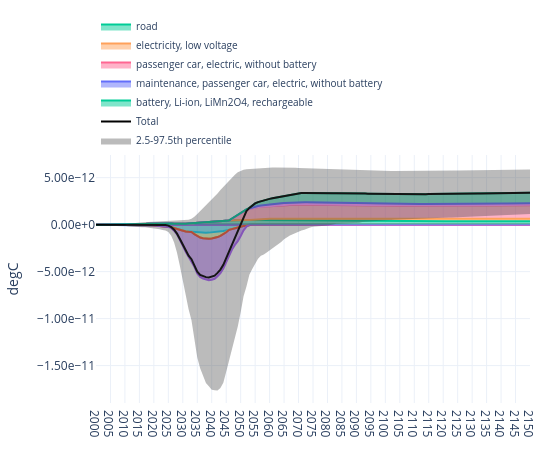

Source (notebook cell):
### Code cell
plot_temp(
    trails_gwp,
    by="root activity",
    title="BEV temperature anomaly by root activity",
    method_label="degC",
    year_range=(2000, 2150),
)

### Figure 1 — Plotly figure (JSON) as saved in the notebook; plotly's stock layout.template omitted (floating-point values rounded to 4 significant figures; data arrays with more than 128 entries replaced by an {"elided": "..."} marker saying what was removed)
{"data": [{"hoverinfo": "skip", "legendgroup": "root::322", "meta": "tyre wear emissions, passenger car", "mode": "lines", "name": "tyre wear emissions, passenger car", "showlegend": false, "stackgroup": "negative", "type": "scatter", "x": {"elided": "151 int values"}, "y": {"elided": "151 float values"}}, {"hoverinfo": "skip", "legendgroup": "root::3750", "meta": "brake wear emissions, passenger car", "mode": "lines", "name": "brake wear emissions, passenger car", "showlegend": false, "stackgroup": "negative", "type": "scatter", "x": {"elided": "151 int values"}, "y": {"elided": "151 float values"}}, {"hovertemplate": "<b>%{meta}</b><br>Year: %{x}<br>degC: %{y:.6g}<extra></extra>", "legendgroup": "root::5615", "meta": "road", "mode": "lines", "name": "road", "showlegend": true, "stackgroup": "positive", "type": "scatter", "x": {"elided": "151 int values"}, "y": {"elided": "151 float values"}}, {"hovertemplate": "<b>%{meta}</b><br>Year: %{x}<br>degC: %{y:.6g}<extra></extra>", "legendgroup": "root::5615", "meta": "road", "mode": "lines", "name": "road", "showlegend": false, "stackgroup": "negative", "type": "scatter", "x": {"elided": "151 int values"}, "y": {"elided": "151 float values"}}, {"hovertemplate": "<b>%{meta}</b><br>Year: %{x}<br>degC: %{y:.6g}<extra></extra>", "legendgroup": "root::7819", "meta": "electricity, low voltage", "mode": "lines", "name": "electricity, low voltage", "showlegend": true, "stackgroup": "positive", "type": "scatter", "x": {"elided": "151 int values"}, "y": {"elided": "151 float values"}}, {"hovertemplate": "<b>%{meta}</b><br>Year: %{x}<br>degC: %{y:.6g}<extra></extra>", "legendgroup": "root::7819", "meta": "electricity, low voltage", "mode": "lines", "name": "electricity, low voltage", "showlegend": false, "stackgroup": "negative", "type": "scatter", "x": {"elided": "151 int values"}, "y": {"elided": "151 float values"}}, {"hovertemplate": "<b>%{meta}</b><br>Year: %{x}<br>degC: %{y:.6g}<extra></extra>", "legendgroup": "root::12988", "meta": "passenger car, electric, without battery", "mode": "lines", "name": "passenger car, electric, without battery", "showlegend": true, "stackgroup": "positive", "type": "scatter", "x": {"elided": "151 int values"}, "y": {"elided": "151 float values"}}, {"hovertemplate": "<b>%{meta}</b><br>Year: %{x}<br>degC: %{y:.6g}<extra></extra>", "legendgroup": "root::12988", "meta": "passenger car, electric, without battery", "mode": "lines", "name": "passenger car, electric, without battery", "showlegend": false, "stackgroup": "negative", "type": "scatter", "x": {"elided": "151 int values"}, "y": {"elided": "151 float values"}}, {"hoverinfo": "skip", "legendgroup": "root::13289", "meta": "used Li-ion battery", "mode": "lines", "name": "used Li-ion battery", "showlegend": false, "stackgroup": "positive", "type": "scatter", "x": {"elided": "151 int values"}, "y": {"elided": "151 float values"}}, {"hoverinfo": "skip", "legendgroup": "root::13289", "meta": "used Li-ion battery", "mode": "lines", "name": "used Li-ion battery", "showlegend": false, "stackgroup": "negative", "type": "scatter", "x": {"elided": "151 int values"}, "y": {"elided": "151 float values"}}, {"hovertemplate": "<b>%{meta}</b><br>Year: %{x}<br>degC: %{y:.6g}<extra></extra>", "legendgroup": "root::17065", "meta": "maintenance, passenger car, electric, without<br>battery", "mode": "lines", "name": "maintenance, passenger car, electric, without battery", "showlegend": true, "stackgroup": "positive", "type": "scatter", "x": {"elided": "151 int values"}, "y": {"elided": "151 float values"}}, {"hovertemplate": "<b>%{meta}</b><br>Year: %{x}<br>degC: %{y:.6g}<extra></extra>", "legendgroup": "root::17065", "meta": "maintenance, passenger car, electric, without<br>battery", "mode": "lines", "name": "maintenance, passenger car, electric, without battery", "showlegend": false, "stackgroup": "negative", "type": "scatter", "x": {"elided": "151 int values"}, "y": {"elided": "151 float values"}}, {"hovertemplate": "<b>%{meta}</b><br>Year: %{x}<br>degC: %{y:.6g}<extra></extra>", "legendgroup": "root::23432", "meta": "battery, Li-ion, LiMn2O4, rechargeable", "mode": "lines", "name": "battery, Li-ion, LiMn2O4, rechargeable", "showlegend": true, "stackgroup": "positive", "type": "scatter", "x": {"elided": "151 int values"}, "y": {"elided": "151 float values"}}, {"hovertemplate": "<b>%{meta}</b><br>Year: %{x}<br>degC: %{y:.6g}<extra></extra>", "legendgroup": "root::23432", "meta": "battery, Li-ion, LiMn2O4, rechargeable", "mode": "lines", "name": "battery, Li-ion, LiMn2O4, rechargeable", "showlegend": false, "stackgroup": "negative", "type": "scatter", "x": {"elided": "151 int values"}, "y": {"elided": "151 float values"}}, {"hovertemplate": "<b>Total</b><br>Year: %{x}<br>Total temperature change: %{y:.6g}<extra></extra>", "line": {"color": "black", "width": 2}, "mode": "lines", "name": "Total", "showlegend": true, "type": "scatter", "x": {"elided": "151 int values"}, "y": {"elided": "151 float values"}, "yaxis": "y"}, {"hoverinfo": "skip", "line": {"width": 0}, "mode": "lines", "showlegend": false, "type": "scatter", "x": {"elided": "151 int values"}, "y": {"elided": "151 float values"}, "yaxis": "y"}, {"fill": "tonexty", "fillcolor": "rgba(60,60,60,0.35)", "line": {"width": 0}, "mode": "lines", "name": "2.5-97.5th percentile", "type": "scatter", "x": {"elided": "151 int values"}, "y": {"elided": "151 float values"}, "yaxis": "y"}], "layout": {"annotations": [{"showarrow": false, "text": "BEV temperature anomaly by root activity", "x": 0.5, "xanchor": "center", "xref": "paper", "y": -0.2, "yanchor": "top", "yref": "paper"}], "height": 450, "hoverlabel": {"align": "left", "font": {"size": 11}}, "hovermode": "x unified", "legend": {"entrywidth": 260, "entrywidthmode": "pixels", "font": {"size": 10}, "groupclick": "togglegroup", "orientation": "h", "tracegroupgap": 0, "x": 0, "xanchor": "left", "y": 1, "yanchor": "bottom"}, "margin": {"b": 40, "l": 60, "r": 20, "t": 119}, "title": {"text": "", "x": 0.5, "xanchor": "center"}, "width": 550, "xaxis": {"dtick": 5, "range": [2000, 2150], "showgrid": true, "tick0": 2000, "tickmode": "linear"}, "yaxis": {"showgrid": true, "tickformat": ".2e", "title": {"text": "degC"}, "type": "linear"}}}
